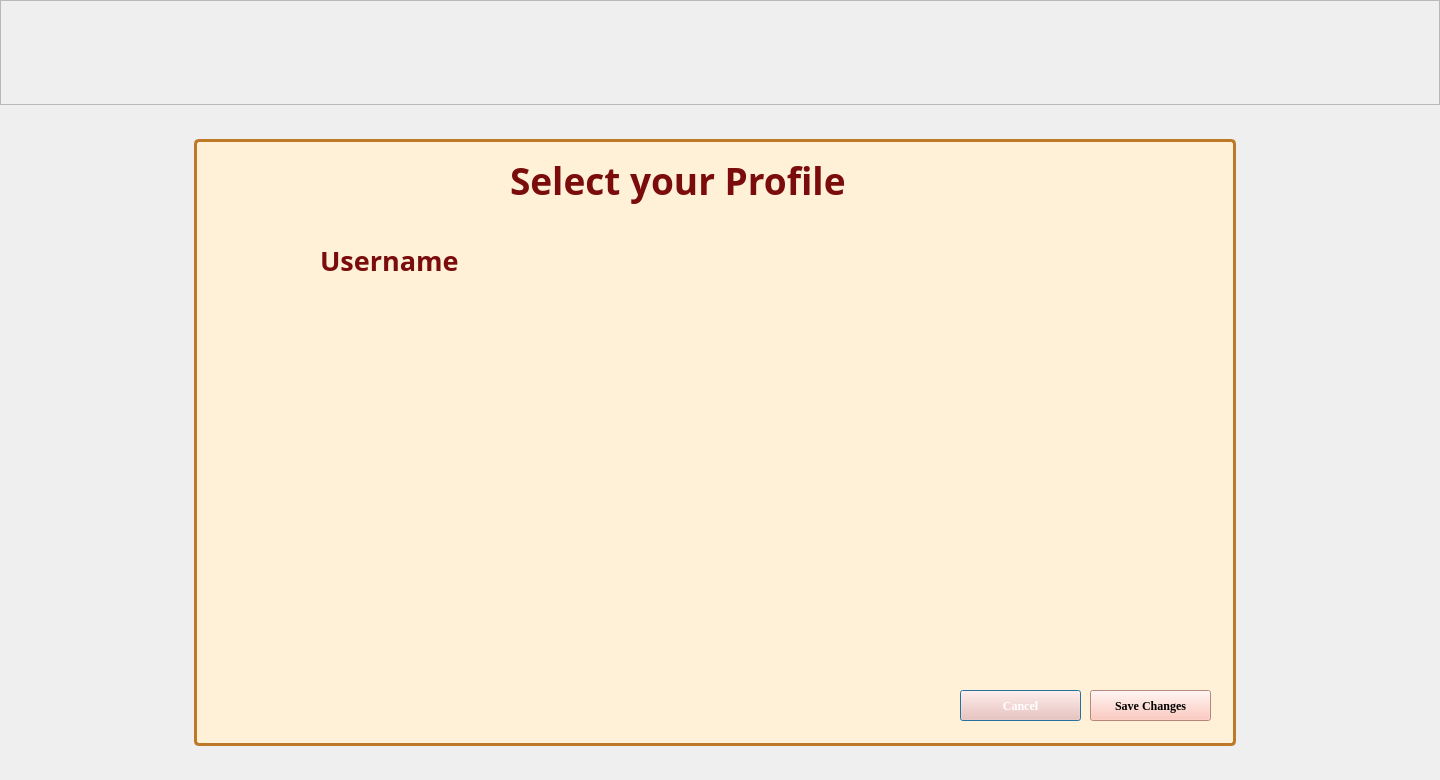
<?xml version="1.0" encoding="UTF-8"?>
<ui version="4.0">
 <class>Dialog</class>
 <widget class="QDialog" name="Dialog">
  <property name="geometry">
   <rect>
    <x>0</x>
    <y>0</y>
    <width>1440</width>
    <height>780</height>
   </rect>
  </property>
  <property name="windowTitle">
   <string>Dialog</string>
  </property>
  <widget class="QLabel" name="CP_BackgroundImage">
   <property name="geometry">
    <rect>
     <x>-80</x>
     <y>-20</y>
     <width>1531</width>
     <height>841</height>
    </rect>
   </property>
   <property name="text">
    <string/>
   </property>
   <property name="pixmap">
    <pixmap>CP_BackgroundIm.png</pixmap>
   </property>
   <property name="scaledContents">
    <bool>true</bool>
   </property>
  </widget>
  <widget class="QFrame" name="CP_ProfileFrame">
   <property name="geometry">
    <rect>
     <x>194</x>
     <y>139</y>
     <width>1042</width>
     <height>607</height>
    </rect>
   </property>
   <property name="styleSheet">
    <string notr="true">background-color: rgb(255, 240, 216);
border-radius: 5px;
border: 3px solid #BE7928;
</string>
   </property>
   <property name="frameShape">
    <enum>QFrame::StyledPanel</enum>
   </property>
   <property name="frameShadow">
    <enum>QFrame::Raised</enum>
   </property>
  </widget>
  <widget class="QFrame" name="CP_Header">
   <property name="geometry">
    <rect>
     <x>0</x>
     <y>0</y>
     <width>1440</width>
     <height>105</height>
    </rect>
   </property>
   <property name="styleSheet">
    <string notr="true">background: qlineargradient(
    spread:pad, 
    x1:0, y1:0, x2:1, y2:0, 
    stop:0 #EDC27E, 
    stop:0.526 #EDC27E, 
    stop:1 #DC586D
);

</string>
   </property>
   <property name="frameShape">
    <enum>QFrame::StyledPanel</enum>
   </property>
   <property name="frameShadow">
    <enum>QFrame::Raised</enum>
   </property>
   <widget class="QLabel" name="CP_HeaderIcon">
    <property name="geometry">
     <rect>
      <x>-60</x>
      <y>-30</y>
      <width>242</width>
      <height>159</height>
     </rect>
    </property>
    <property name="styleSheet">
     <string notr="true">background:transparent;</string>
    </property>
    <property name="text">
     <string/>
    </property>
    <property name="pixmap">
     <pixmap>HeaderIcon.png</pixmap>
    </property>
    <property name="scaledContents">
     <bool>true</bool>
    </property>
   </widget>
  </widget>
  <widget class="QLabel" name="CP_SelectProfile">
   <property name="geometry">
    <rect>
     <x>510</x>
     <y>140</y>
     <width>431</width>
     <height>81</height>
    </rect>
   </property>
   <property name="font">
    <font>
     <family>Rockwell</family>
     <pointsize>28</pointsize>
     <weight>75</weight>
     <bold>true</bold>
    </font>
   </property>
   <property name="styleSheet">
    <string notr="true">Background: transparent;
color: rgb(122, 12, 12);</string>
   </property>
   <property name="text">
    <string>Select your Profile</string>
   </property>
  </widget>
  <widget class="QLabel" name="CP_DefaultProfile">
   <property name="geometry">
    <rect>
     <x>210</x>
     <y>210</y>
     <width>100</width>
     <height>100</height>
    </rect>
   </property>
   <property name="lineWidth">
    <number>1</number>
   </property>
   <property name="text">
    <string/>
   </property>
   <property name="pixmap">
    <pixmap>DefaultProfile.png</pixmap>
   </property>
   <property name="scaledContents">
    <bool>true</bool>
   </property>
  </widget>
  <widget class="QLabel" name="CP_profile1">
   <property name="geometry">
    <rect>
     <x>420</x>
     <y>330</y>
     <width>100</width>
     <height>100</height>
    </rect>
   </property>
   <property name="cursor">
    <cursorShape>PointingHandCursor</cursorShape>
   </property>
   <property name="styleSheet">
    <string notr="true"/>
   </property>
   <property name="lineWidth">
    <number>1</number>
   </property>
   <property name="text">
    <string/>
   </property>
   <property name="pixmap">
    <pixmap>profile1.png</pixmap>
   </property>
   <property name="scaledContents">
    <bool>true</bool>
   </property>
  </widget>
  <widget class="QLabel" name="CP_profile2">
   <property name="geometry">
    <rect>
     <x>580</x>
     <y>330</y>
     <width>100</width>
     <height>100</height>
    </rect>
   </property>
   <property name="cursor">
    <cursorShape>PointingHandCursor</cursorShape>
   </property>
   <property name="styleSheet">
    <string notr="true"/>
   </property>
   <property name="lineWidth">
    <number>1</number>
   </property>
   <property name="text">
    <string/>
   </property>
   <property name="pixmap">
    <pixmap>profile2.png</pixmap>
   </property>
   <property name="scaledContents">
    <bool>true</bool>
   </property>
  </widget>
  <widget class="QLabel" name="CP_profile3">
   <property name="geometry">
    <rect>
     <x>740</x>
     <y>330</y>
     <width>100</width>
     <height>100</height>
    </rect>
   </property>
   <property name="cursor">
    <cursorShape>PointingHandCursor</cursorShape>
   </property>
   <property name="styleSheet">
    <string notr="true"/>
   </property>
   <property name="lineWidth">
    <number>1</number>
   </property>
   <property name="text">
    <string/>
   </property>
   <property name="pixmap">
    <pixmap>profile3.png</pixmap>
   </property>
   <property name="scaledContents">
    <bool>true</bool>
   </property>
  </widget>
  <widget class="QLabel" name="CP_profile4">
   <property name="geometry">
    <rect>
     <x>900</x>
     <y>330</y>
     <width>100</width>
     <height>100</height>
    </rect>
   </property>
   <property name="cursor">
    <cursorShape>PointingHandCursor</cursorShape>
   </property>
   <property name="styleSheet">
    <string notr="true"/>
   </property>
   <property name="lineWidth">
    <number>1</number>
   </property>
   <property name="text">
    <string/>
   </property>
   <property name="pixmap">
    <pixmap>profile4.png</pixmap>
   </property>
   <property name="scaledContents">
    <bool>true</bool>
   </property>
  </widget>
  <widget class="QLabel" name="CP_profile5">
   <property name="geometry">
    <rect>
     <x>420</x>
     <y>450</y>
     <width>100</width>
     <height>100</height>
    </rect>
   </property>
   <property name="cursor">
    <cursorShape>PointingHandCursor</cursorShape>
   </property>
   <property name="styleSheet">
    <string notr="true"/>
   </property>
   <property name="lineWidth">
    <number>1</number>
   </property>
   <property name="text">
    <string/>
   </property>
   <property name="pixmap">
    <pixmap>profile5.png</pixmap>
   </property>
   <property name="scaledContents">
    <bool>true</bool>
   </property>
  </widget>
  <widget class="QLabel" name="CP_profile6">
   <property name="geometry">
    <rect>
     <x>580</x>
     <y>450</y>
     <width>100</width>
     <height>100</height>
    </rect>
   </property>
   <property name="cursor">
    <cursorShape>PointingHandCursor</cursorShape>
   </property>
   <property name="styleSheet">
    <string notr="true"/>
   </property>
   <property name="lineWidth">
    <number>1</number>
   </property>
   <property name="text">
    <string/>
   </property>
   <property name="pixmap">
    <pixmap>profile6.png</pixmap>
   </property>
   <property name="scaledContents">
    <bool>true</bool>
   </property>
  </widget>
  <widget class="QLabel" name="CP_profile7">
   <property name="geometry">
    <rect>
     <x>740</x>
     <y>450</y>
     <width>100</width>
     <height>100</height>
    </rect>
   </property>
   <property name="cursor">
    <cursorShape>PointingHandCursor</cursorShape>
   </property>
   <property name="styleSheet">
    <string notr="true"/>
   </property>
   <property name="lineWidth">
    <number>1</number>
   </property>
   <property name="text">
    <string/>
   </property>
   <property name="pixmap">
    <pixmap>profile7.png</pixmap>
   </property>
   <property name="scaledContents">
    <bool>true</bool>
   </property>
  </widget>
  <widget class="QLabel" name="CP_profile8">
   <property name="geometry">
    <rect>
     <x>900</x>
     <y>450</y>
     <width>100</width>
     <height>100</height>
    </rect>
   </property>
   <property name="cursor">
    <cursorShape>PointingHandCursor</cursorShape>
   </property>
   <property name="styleSheet">
    <string notr="true"/>
   </property>
   <property name="lineWidth">
    <number>1</number>
   </property>
   <property name="text">
    <string/>
   </property>
   <property name="pixmap">
    <pixmap>profile8.png</pixmap>
   </property>
   <property name="scaledContents">
    <bool>true</bool>
   </property>
  </widget>
  <widget class="QLabel" name="CP_profile9">
   <property name="geometry">
    <rect>
     <x>420</x>
     <y>570</y>
     <width>100</width>
     <height>100</height>
    </rect>
   </property>
   <property name="cursor">
    <cursorShape>PointingHandCursor</cursorShape>
   </property>
   <property name="styleSheet">
    <string notr="true"/>
   </property>
   <property name="lineWidth">
    <number>1</number>
   </property>
   <property name="text">
    <string/>
   </property>
   <property name="pixmap">
    <pixmap>profile9.png</pixmap>
   </property>
   <property name="scaledContents">
    <bool>true</bool>
   </property>
  </widget>
  <widget class="QLabel" name="CP_profile10">
   <property name="geometry">
    <rect>
     <x>580</x>
     <y>570</y>
     <width>100</width>
     <height>100</height>
    </rect>
   </property>
   <property name="cursor">
    <cursorShape>PointingHandCursor</cursorShape>
   </property>
   <property name="styleSheet">
    <string notr="true"/>
   </property>
   <property name="lineWidth">
    <number>1</number>
   </property>
   <property name="text">
    <string/>
   </property>
   <property name="pixmap">
    <pixmap>profile10.png</pixmap>
   </property>
   <property name="scaledContents">
    <bool>true</bool>
   </property>
  </widget>
  <widget class="QLabel" name="CP_profile11">
   <property name="geometry">
    <rect>
     <x>740</x>
     <y>570</y>
     <width>100</width>
     <height>100</height>
    </rect>
   </property>
   <property name="cursor">
    <cursorShape>PointingHandCursor</cursorShape>
   </property>
   <property name="styleSheet">
    <string notr="true"/>
   </property>
   <property name="lineWidth">
    <number>1</number>
   </property>
   <property name="text">
    <string/>
   </property>
   <property name="pixmap">
    <pixmap>profile11.png</pixmap>
   </property>
   <property name="scaledContents">
    <bool>true</bool>
   </property>
  </widget>
  <widget class="QLabel" name="CP_profile12">
   <property name="geometry">
    <rect>
     <x>900</x>
     <y>570</y>
     <width>100</width>
     <height>100</height>
    </rect>
   </property>
   <property name="cursor">
    <cursorShape>PointingHandCursor</cursorShape>
   </property>
   <property name="styleSheet">
    <string notr="true"/>
   </property>
   <property name="lineWidth">
    <number>1</number>
   </property>
   <property name="text">
    <string/>
   </property>
   <property name="pixmap">
    <pixmap>profile12.png</pixmap>
   </property>
   <property name="scaledContents">
    <bool>true</bool>
   </property>
  </widget>
  <widget class="QPushButton" name="CP_CancelChangesPB">
   <property name="geometry">
    <rect>
     <x>960</x>
     <y>690</y>
     <width>121</width>
     <height>31</height>
    </rect>
   </property>
   <property name="font">
    <font>
     <family>Times New Roman</family>
     <weight>75</weight>
     <bold>true</bold>
    </font>
   </property>
   <property name="cursor">
    <cursorShape>PointingHandCursor</cursorShape>
   </property>
   <property name="styleSheet">
    <string notr="true">background-color: rgb(255, 187, 173);
color: rgb(255, 255, 255);
</string>
   </property>
   <property name="text">
    <string>Cancel</string>
   </property>
  </widget>
  <widget class="QPushButton" name="CP_SaveChangesPB">
   <property name="geometry">
    <rect>
     <x>1090</x>
     <y>690</y>
     <width>121</width>
     <height>31</height>
    </rect>
   </property>
   <property name="font">
    <font>
     <family>Times New Roman</family>
     <weight>75</weight>
     <bold>true</bold>
    </font>
   </property>
   <property name="cursor">
    <cursorShape>PointingHandCursor</cursorShape>
   </property>
   <property name="styleSheet">
    <string notr="true">background-color: rgb(255, 187, 173);
</string>
   </property>
   <property name="text">
    <string>Save Changes</string>
   </property>
  </widget>
  <widget class="QLabel" name="CP_Username">
   <property name="geometry">
    <rect>
     <x>320</x>
     <y>240</y>
     <width>301</width>
     <height>41</height>
    </rect>
   </property>
   <property name="font">
    <font>
     <family>Rockwell</family>
     <pointsize>20</pointsize>
     <weight>75</weight>
     <bold>true</bold>
    </font>
   </property>
   <property name="styleSheet">
    <string notr="true">Background: transparent;
color: rgb(122, 12, 12);</string>
   </property>
   <property name="text">
    <string>Username</string>
   </property>
   <property name="scaledContents">
    <bool>true</bool>
   </property>
  </widget>
  <zorder>CP_BackgroundImage</zorder>
  <zorder>CP_ProfileFrame</zorder>
  <zorder>CP_Header</zorder>
  <zorder>CP_DefaultProfile</zorder>
  <zorder>CP_SelectProfile</zorder>
  <zorder>CP_profile1</zorder>
  <zorder>CP_profile2</zorder>
  <zorder>CP_profile3</zorder>
  <zorder>CP_profile4</zorder>
  <zorder>CP_profile5</zorder>
  <zorder>CP_profile6</zorder>
  <zorder>CP_profile7</zorder>
  <zorder>CP_profile8</zorder>
  <zorder>CP_profile9</zorder>
  <zorder>CP_profile10</zorder>
  <zorder>CP_profile11</zorder>
  <zorder>CP_profile12</zorder>
  <zorder>CP_CancelChangesPB</zorder>
  <zorder>CP_SaveChangesPB</zorder>
  <zorder>CP_Username</zorder>
 </widget>
 <resources/>
 <connections/>
</ui>
